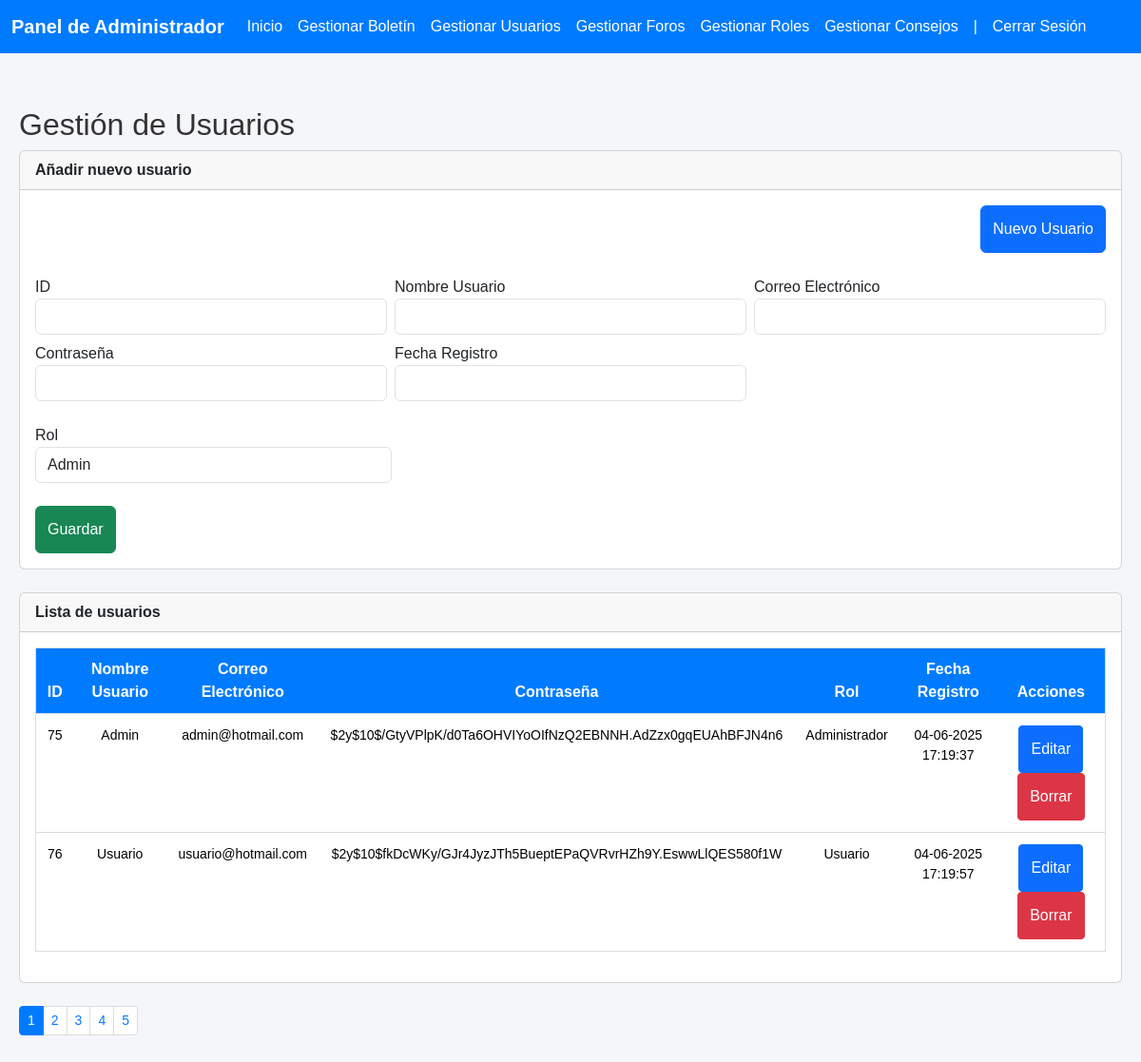
The app's page /admin/usuarios.php (signed in) with its own data.
### tables this page shows
CREATE TABLE `usuarios` (
  `id` int(11) NOT NULL,
  `nombre_usuario` varchar(100) NOT NULL,
  `email` varchar(100) NOT NULL,
  `password` varchar(255) NOT NULL,
  `fecha_registro` datetime NOT NULL,
  `rol_id` int(11) NOT NULL,
  `nombre_rol` varchar(255) DEFAULT NULL,
  `avatar_path` varchar(255) NOT NULL
);

CREATE TABLE `roles` (
  `id` int(11) NOT NULL,
  `nombre_rol` varchar(50) DEFAULT NULL
);

### admin/usuarios.php (called while the page is built, shortened)
<?php
$conn = db_open();
$por_pagina = 2;
$pagina_actual = isset($_GET['p']) ? max(1, intval($_GET['p'])) : 1;
$offset = ($pagina_actual - 1) * $por_pagina;
$usuarios = db_query($conn, "
    SELECT usuarios.*, roles.nombre_rol AS nombre_rol
    FROM usuarios
    JOIN roles ON usuarios.rol_id = roles.id
    LIMIT $por_pagina OFFSET $offset");
require("vistas/plantilla.html.php");

### librerias/db_mysql.php (called while the page is built, shortened)
<?php
function db_query($conn, $sql, $values = null)
{
    try {
        $stmt = mysqli_prepare($conn, $sql);
        mysqli_stmt_execute($stmt);
        $res = mysqli_stmt_get_result($stmt);
        if (gettype($res) == 'boolean') {
            return $res;
        } else {
            $data = mysqli_fetch_all($res, MYSQLI_ASSOC);
            return $data;
        }
    } catch (Exception $e) {
        echo "Error: " . $e->getMessage();
        return false;
    }
}

### admin/vistas/usuarios.html.php (the view, shortened to what this page needs)
<h2>Gestión de Usuarios</h2>
<div class="card mb-4">
    <div class="card-header">
        <strong><?php echo isset($usuario) ? 'Editar usuario' : 'Añadir nuevo usuario'; ?></strong>
    </div>
    <div class="card-body">
        <div class="mb-4 text-end">
            <a class="btn btn-primary" href="usuarios.php">Nuevo Usuario</a>
        </div>
        <form action="usuarios.php" method="post">
            <div class="row g-2">
                <div class="col-md-4">
                    <label>ID</label>
                    <input class="form-control" type="text" name="id" value="<?php echo isset($usuario) ? $usuario['id'] : ''; ?>" readonly>
                </div>
                <div class="col-md-4">
                    <label>Nombre Usuario</label>
                    <input class="form-control" type="text" name="nombre_usuario" maxlength="30" value="<?php echo isset($usuario) ? $usuario['nombre_usuario'] : ''; ?>" required>
                </div>
                <div class="col-md-4">
                    <label>Correo Electrónico</label>
                    <input class="form-control" type="email" name="email" maxlength="100" value="<?php echo isset($usuario) ? $usuario['email'] : ''; ?>" required>
                </div>
                <div class="col-md-4">
                    <label>Contraseña</label>
                    <input class="form-control" type="password" name="password" maxlength="255" value="<?php echo isset($usuario) ? $usuario['password'] : ''; ?>" required>
                </div>
                <div class="col-md-4">
                    <label>Fecha Registro</label>
                    <input class="form-control" type="text" name="fecha_registro" value="<?php echo isset($usuario) ? $usuario['fecha_registro'] : ''; ?>" readonly>
                </div>
            </div>
            <div class="col-md-4 mt-4">
                <label>Rol</label>
                <select class="form-control" name="rol_id" required>
                    <option value="1" <?php echo (isset($usuario) && $usuario['rol_id'] == 1) ? 'selected' : ''; ?>>Admin</option>
                </select>
            </div>
            <div class="col-12 mt-4">
                <input class="btn btn-success" type="submit" value="Guardar">
            </div>
        </form>
    </div>
</div>
<div class="card">
	<div class="card-header">
		<strong>Lista de usuarios</strong>
	</div>
<div class="card-body table-responsive">
    <table class="table">
        <thead>
            <tr>
                <th>ID</th>
                <th>Nombre Usuario</th>
                <th>Correo Electrónico</th>
                <th>Contraseña</th>
                <th>Rol</th>
                <th>Fecha Registro</th>
                <th>Acciones</th>
            </tr>
        </thead>
        <tbody>
			<?php if (!empty($usuarios)): ?>
				<?php foreach ($usuarios as $usuario): ?>
				<tr>
					<td><?php echo $usuario['id']; ?></td>
					<td><?php echo $usuario['nombre_usuario']; ?></td>
					<td><?php echo $usuario['email']; ?></td>
					<td><?php echo $usuario['password']; ?></td>
					<td><?php echo $usuario['nombre_rol']; ?></td>
					<td><?php echo date('d-m-Y H:i:s', strtotime($usuario['fecha_registro'])); ?></td>
					<td>
						<a class="btn btn-sm btn-primary" href="usuarios.php?editar=<?php echo $usuario['id']; ?>">Editar</a>
						<a class="btn btn-sm btn-danger" href="usuarios.php?borrar=<?php echo $usuario['id']; ?>" onclick="return confirm('¿Seguro que quieres eliminar este usuario?')">Borrar</a>
					</td>
				</tr>
				<?php endforeach; ?>
			<?php else: ?>
				<tr>
					<td colspan="7" class="text-center">No hay usuarios creados.</td>
				</tr>
			<?php endif; ?>
        </tbody>
    </table>
</div>
</div>
<div class="mt-4">
    <?php include("paginacion.html.php"); ?>
</div>

### admin/vistas/estilos/fff.css (style rules this page uses)
body { margin: 0; padding-top: 4.5rem; padding-bottom: 0; background-color: #f4f6f9; color: #333; font-family: Arial, sans-serif; display: flex; flex-direction: column; justify-content: flex-start; align-items: center; height: 100vh; }
.btn { padding: 0.75rem; font-size: 1rem; }
.table { font-size: 14px; border: 1px solid #ddd; width: 100%; }
.table th, .custom-table-header th { text-align: center; background-color: #007bff; color: white; font-size: 16px; padding: 10px; font-weight: bold; }
.table td { text-align: center; padding: 12px; }

### records on screen
usuarios: id "75", nombre_usuario "Admin", email "admin@hotmail.com", password "$2y$10$/GtyVPlpK/d0Ta6OHVIYoOIfNzQ2EBNNH.AdZzx0gqEUAhBFJN4n6", rol.nombre_rol "Administrador", fecha_registro "04-06-2025 17:19:37"
usuarios: id "76", nombre_usuario "Usuario", email "usuario@hotmail.com", password "$2y$10$fkDcWKy/GJr4JyzJTh5BueptEPaQVRvrHZh9Y.EswwLlQES580f1W", rol.nombre_rol "Usuario", fecha_registro "04-06-2025 17:19:57"
